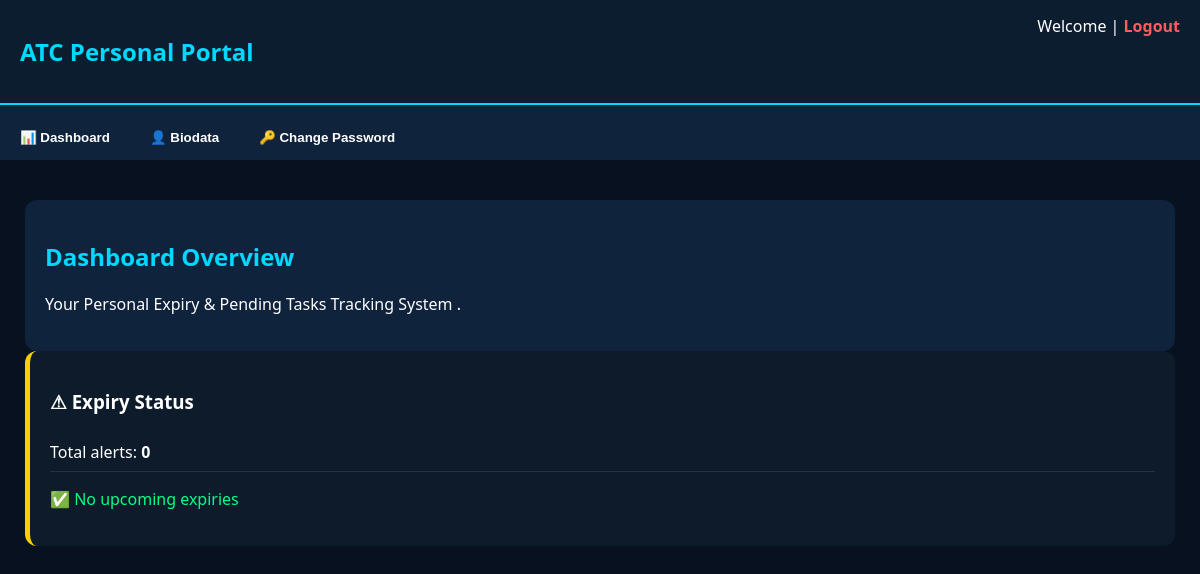
/dashboard.php (signed in), run on an earlier commit of the app's database.
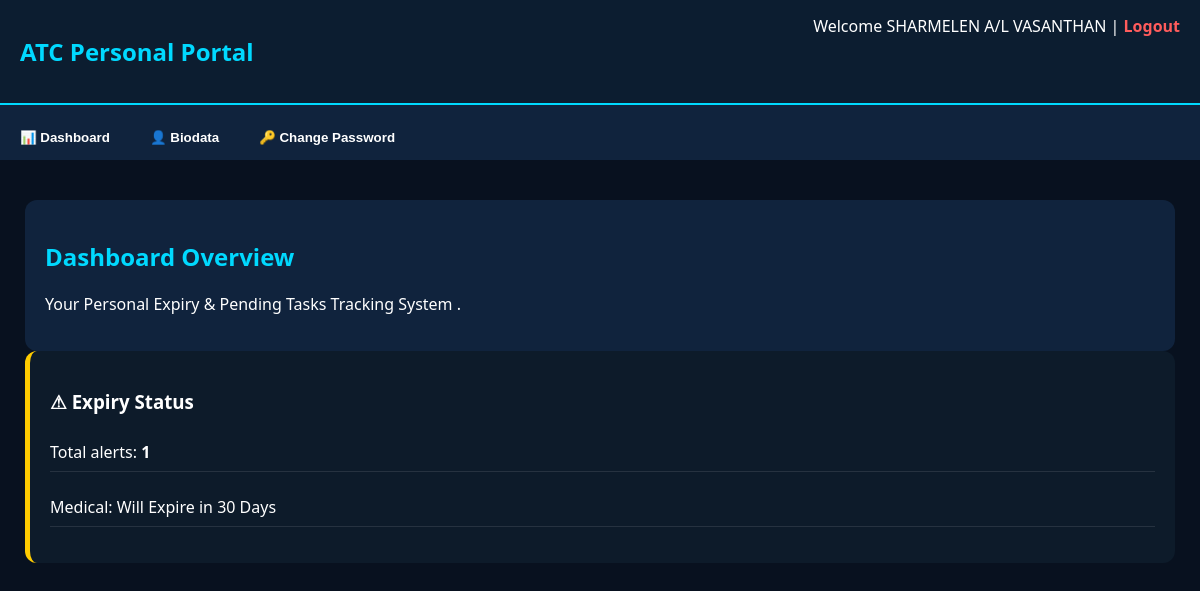
And on a later commit of the database.
### tables this page shows
CREATE TABLE `atc_bio` (
  `no` int(11) NOT NULL,
  `username` varchar(20) NOT NULL,
  `full_name` text NOT NULL,
  `rank` text NOT NULL,
  `no_ten` text NOT NULL,
  `base` text NOT NULL,
  `jawatan` text NOT NULL,
  `ttp` date NOT NULL,
  `elpt_lvl` int(11) NOT NULL,
  `elpt_expiry` date NOT NULL,
  `medical_expiry` date NOT NULL,
  `medical_class` text NOT NULL,
  `cat_expiry` date NOT NULL,
  `cat_loc` text NOT NULL
);

### dashboard.php (the view, shortened to what this page needs)
<?php
$conn = new mysqli("localhost", "root", "", "atc_database");
$username = $_SESSION['username'];
$stmt = $conn->prepare("
SELECT *
FROM atc_bio
WHERE username = ?
LIMIT 1
");
$stmt->bind_param("s", $username);
$stmt->execute();
$user = $stmt->get_result()->fetch_assoc();
$in30 = date('Y-m-d', strtotime('+30 days'));
function expCount($conn, $username, $col, $in30) {
    $q = $conn->prepare("
        SELECT COUNT(*) AS total
        FROM atc_bio
        WHERE username = ?
        AND $col <= ?
    ");
    $q->bind_param("ss", $username, $in30);
    $q->execute();
    return $q->get_result()->fetch_assoc()['total'];
}
$medical = expCount($conn, $username, "medical_expiry", $in30);
$cat     = expCount($conn, $username, "cat_expiry", $in30);
$elpt    = expCount($conn, $username, "elpt_expiry", $in30);
$total = $medical + $cat + $elpt;
?>
<!DOCTYPE html>
<html>
<head>
</head>
<body>
<div class="header">
<h2>ATC Personal Portal</h2>
<div>
Welcome <?php echo $user['full_name']; ?> |
<a class="logout" href="logout.php">Logout</a>
</div>
</div>
<div class="tabs">
<button class="tab-button" onclick="openTab('dashboard')">📊 Dashboard</button>
<button class="tab-button" onclick="openTab('biodata')">👤 Biodata</button>
<button class="tab-button" onclick="openTab('changepass')">🔑 Change Password</button>
</div>
<div id="dashboard" class="tab-content active">
<div class="box">
<h2>Dashboard Overview</h2>
<p>Your Personal Expiry & Pending Tasks Tracking System .</p>
</div>
<div class="warning">
<h3>⚠ Expiry Status</h3>
<p class="item">Total alerts: <b><?php echo $total; ?></b></p>
<?php if ($medical > 0): ?>
<p class="item">Medical: Will Expire in 30 Days</p>
<?php endif; ?>
<?php if ($total == 0): ?>
<p style="color:#00ff88;">✅ No upcoming expiries</p>
<?php endif; ?>
</div>
</div>
</body>
</html>

### dashboard.php (style rules this page uses)
body { margin:0; font-family:Segoe UI; background:#08111f; color:white; }
.header { background:#0c1d30; padding:15px 20px; display:flex; justify-content:space-between; border-bottom:2px solid #00d9ff; }
.logout { color:#ff5c5c; text-decoration:none; font-weight:bold; }
.tabs { display:flex; background:#10233d; }
.tab-button { padding:15px 20px; cursor:pointer; background:none; border:none; color:white; font-weight:bold; }
.tab-content { display:none; padding:25px; }
.active { display:block; }
.box { background:#10233d; padding:20px; border-radius:12px; margin-top:15px; }
.warning { background:#0d1b2a; border-left:5px solid #ffcc00; padding:20px; border-radius:12px; }
.item { padding:8px 0; border-bottom:1px solid rgba(255,255,255,0.1); }
button { padding:10px 15px; border:none; background:#00d9ff; cursor:pointer; border-radius:6px; margin-top:10px; }
h2 { color:#00d9ff; }

What changed in the data, as far as the page shows it:
added atc_bio: full_name "SHARMELEN A/L VASANTHAN"
Also different on the page:
$total: "0" → "1"
text no longer shown: "✅ No upcoming expiries"
text now shown: "Medical: Will Expire in 30 Days"
